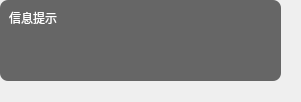
<?xml version="1.0" encoding="UTF-8"?>
<ui version="4.0">
 <class>Form</class>
 <widget class="QWidget" name="Form">
  <property name="geometry">
   <rect>
    <x>0</x>
    <y>0</y>
    <width>301</width>
    <height>102</height>
   </rect>
  </property>
  <property name="font">
   <font>
    <pointsize>15</pointsize>
   </font>
  </property>
  <property name="windowTitle">
   <string>Form</string>
  </property>
  <property name="styleSheet">
   <string notr="true">#tips {
	color: #fff;
	background-color: #666;
	padding: 5px;
	border-radius: 8px;
}</string>
  </property>
  <widget class="QTextEdit" name="tips">
   <property name="geometry">
    <rect>
     <x>0</x>
     <y>0</y>
     <width>281</width>
     <height>81</height>
    </rect>
   </property>
   <property name="sizePolicy">
    <sizepolicy hsizetype="Expanding" vsizetype="Expanding">
     <horstretch>0</horstretch>
     <verstretch>0</verstretch>
    </sizepolicy>
   </property>
   <property name="font">
    <font>
     <pointsize>12</pointsize>
     <bold>false</bold>
    </font>
   </property>
   <property name="styleSheet">
    <string notr="true">border-radius: 8px;</string>
   </property>
   <property name="readOnly">
    <bool>true</bool>
   </property>
   <property name="html">
    <string>&lt;!DOCTYPE HTML PUBLIC &quot;-//W3C//DTD HTML 4.0//EN&quot; &quot;http://www.w3.org/TR/REC-html40/strict.dtd&quot;&gt;
&lt;html&gt;&lt;head&gt;&lt;meta name=&quot;qrichtext&quot; content=&quot;1&quot; /&gt;&lt;meta charset=&quot;utf-8&quot; /&gt;&lt;style type=&quot;text/css&quot;&gt;
p, li { white-space: pre-wrap; }
hr { height: 1px; border-width: 0; }
li.unchecked::marker { content: &quot;\2610&quot;; }
li.checked::marker { content: &quot;\2612&quot;; }
&lt;/style&gt;&lt;/head&gt;&lt;body style=&quot; font-family:'Microsoft YaHei UI'; font-size:12pt; font-weight:400; font-style:normal;&quot;&gt;
&lt;p style=&quot; margin-top:0px; margin-bottom:0px; margin-left:0px; margin-right:0px; -qt-block-indent:0; text-indent:0px;&quot;&gt;&lt;span style=&quot; font-size:9pt;&quot;&gt;信息提示&lt;/span&gt;&lt;/p&gt;&lt;/body&gt;&lt;/html&gt;</string>
   </property>
  </widget>
 </widget>
 <resources/>
 <connections/>
</ui>
